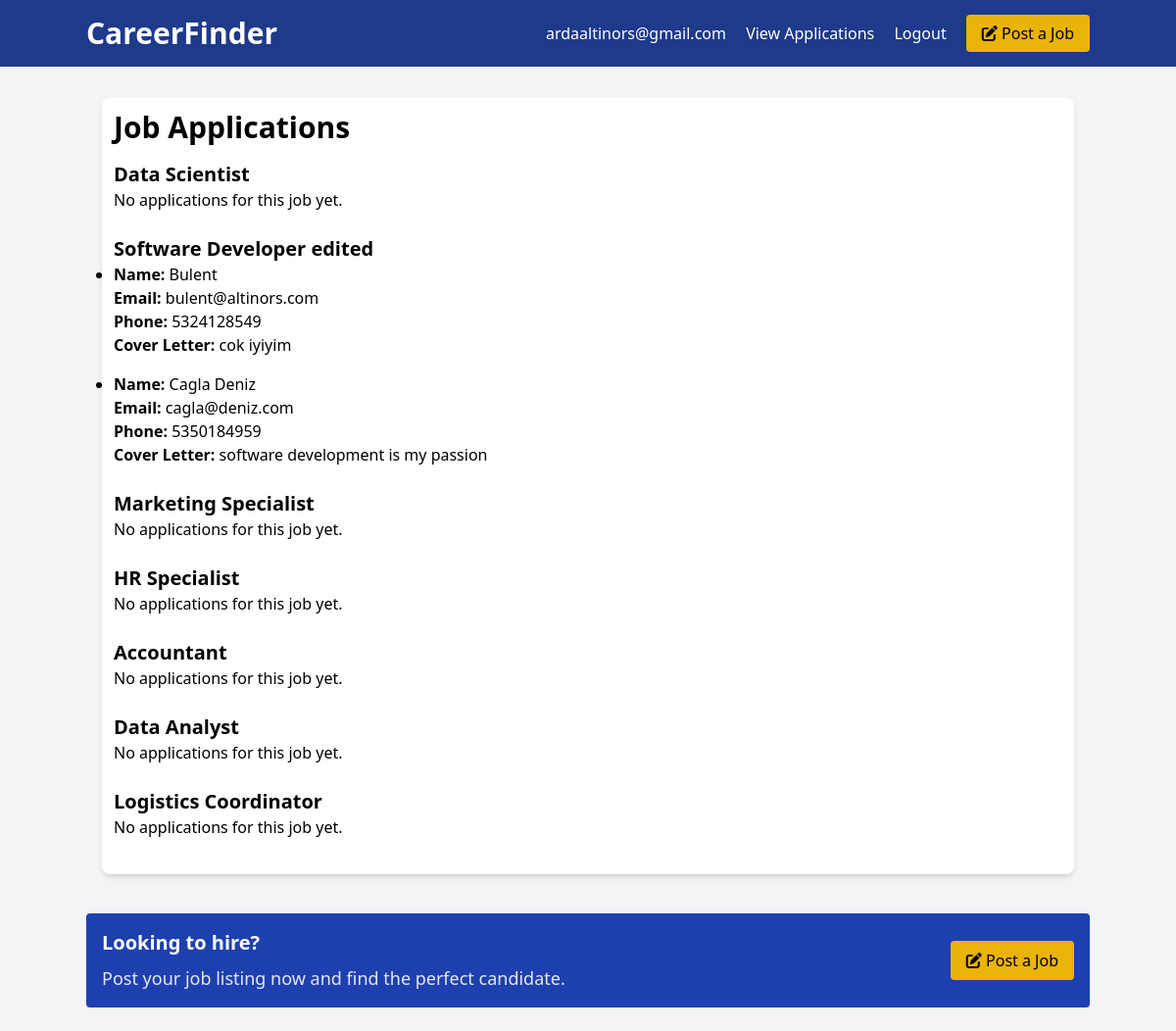
The app's page /applications.php (signed in), older data.
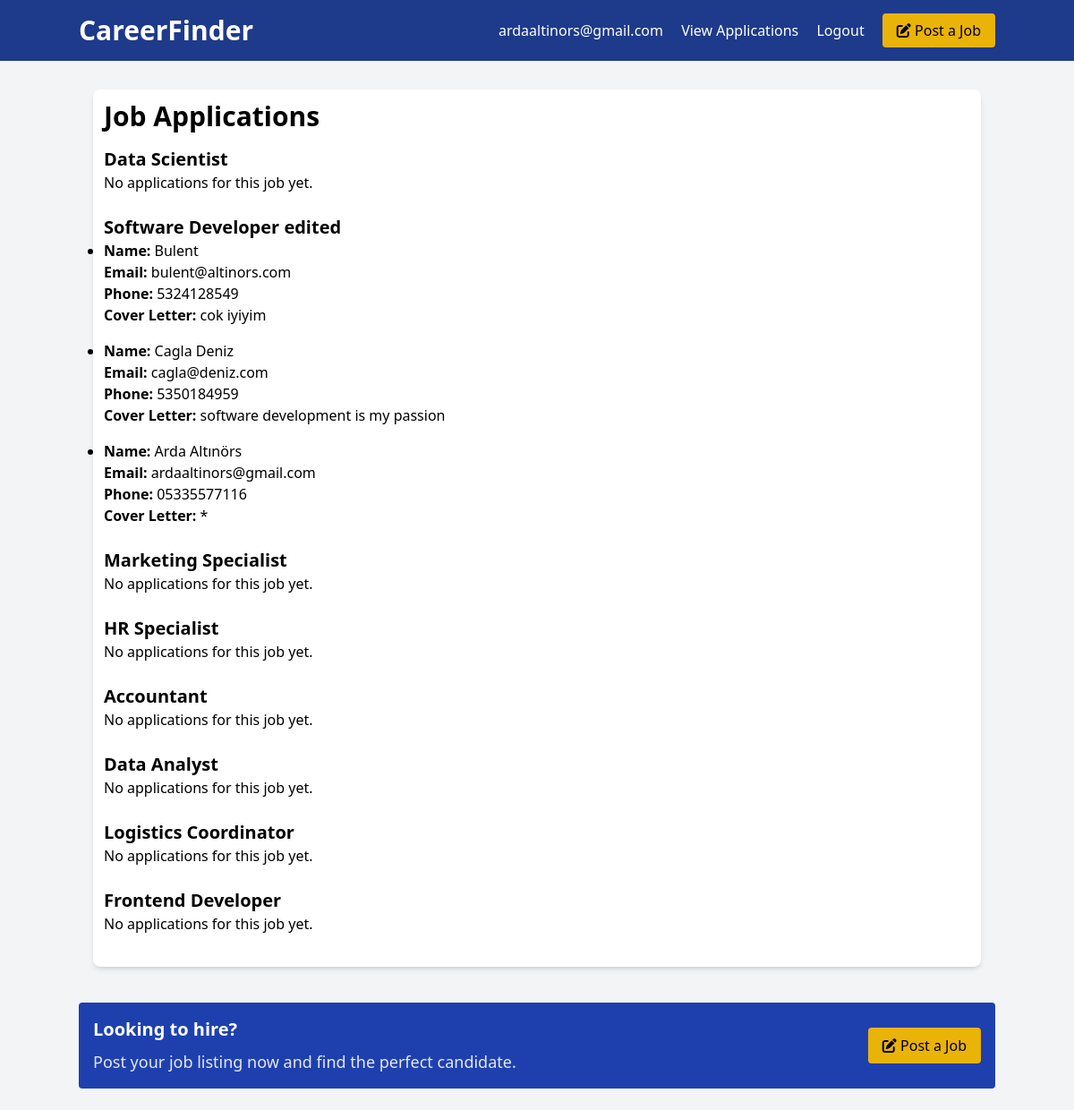
The same page, newer data.
### tables this page shows
CREATE TABLE jobs (
        id INTEGER PRIMARY KEY AUTOINCREMENT,
        title TEXT NOT NULL,
        description TEXT NOT NULL,
        salary TEXT NOT NULL,
        location TEXT NOT NULL,
        type TEXT NOT NULL,
        tags TEXT NOT NULL,
        requirements TEXT NOT NULL,
        benefits TEXT NOT NULL,
        company TEXT NOT NULL,
        address TEXT NOT NULL,
        city TEXT NOT NULL,
        state TEXT NOT NULL,
        phone TEXT NOT NULL,
        email TEXT NOT NULL,
        creator_email TEXT NOT NULL,
        created_at TEXT DEFAULT CURRENT_TIMESTAMP
    );

CREATE TABLE applications (
        id INTEGER PRIMARY KEY AUTOINCREMENT,
        job_id INTEGER NOT NULL,
        applicant_name TEXT NOT NULL,
        email TEXT NOT NULL,
        phone TEXT NOT NULL,
        cover_letter TEXT NOT NULL,
        created_at TEXT DEFAULT CURRENT_TIMESTAMP,
        FOREIGN KEY (job_id) REFERENCES jobs(id)
    );

### applications.php (the view, shortened to what this page needs)
<?php include 'templates/header.php'; ?>
<?php
include 'config.php';
$creator_email = $_SESSION['user'];
$stmt = $pdo->prepare("SELECT * FROM jobs WHERE creator_email = :creator_email");
$stmt->execute(['creator_email' => $creator_email]);
$jobs = $stmt->fetchAll();
$applications = [];
foreach ($jobs as $job) {
    $stmt = $pdo->prepare("SELECT * FROM applications WHERE job_id = :job_id");
    $stmt->execute(['job_id' => $job['id']]);
    $applications[$job['id']] = $stmt->fetchAll();
}
?>
<section class="container mx-auto p-4 mt-4">
    <div class="rounded-lg shadow-md bg-white p-3">
        <h2 class="text-3xl font-bold mb-4">Job Applications</h2>
        <?php foreach ($jobs as $job) : ?>
            <div class="mb-6">
                <h3 class="text-xl font-semibold"><?php echo htmlspecialchars($job['title']); ?></h3>
                <?php if (!empty($applications[$job['id']])) : ?>
                    <ul class="list-disc pl-5">
                        <?php foreach ($applications[$job['id']] as $application) : ?>
                            <li class="mb-4">
                                <p><strong>Name:</strong> <?php echo htmlspecialchars($application['applicant_name']); ?></p>
                                <p><strong>Email:</strong> <?php echo htmlspecialchars($application['email']); ?></p>
                                <p><strong>Phone:</strong> <?php echo htmlspecialchars($application['phone']); ?></p>
                                <p><strong>Cover Letter:</strong> <?php echo nl2br(htmlspecialchars($application['cover_letter'])); ?></p>
                            </li>
                        <?php endforeach; ?>
                    </ul>
                <?php else : ?>
                    <p>No applications for this job yet.</p>
                <?php endif; ?>
            </div>
        <?php endforeach; ?>
    </div>
</section>
<?php include 'templates/footer.php'; ?>

Row changes from the older to the newer data that the page shows:
added applications: applicant_name "Arda Altınörs", email "ardaaltinors@gmail.com", phone "05335577116", cover_letter "*", shown under jobs "Software Developer edited"
added jobs: title "Frontend Developer", shows "No applications for this job yet."
